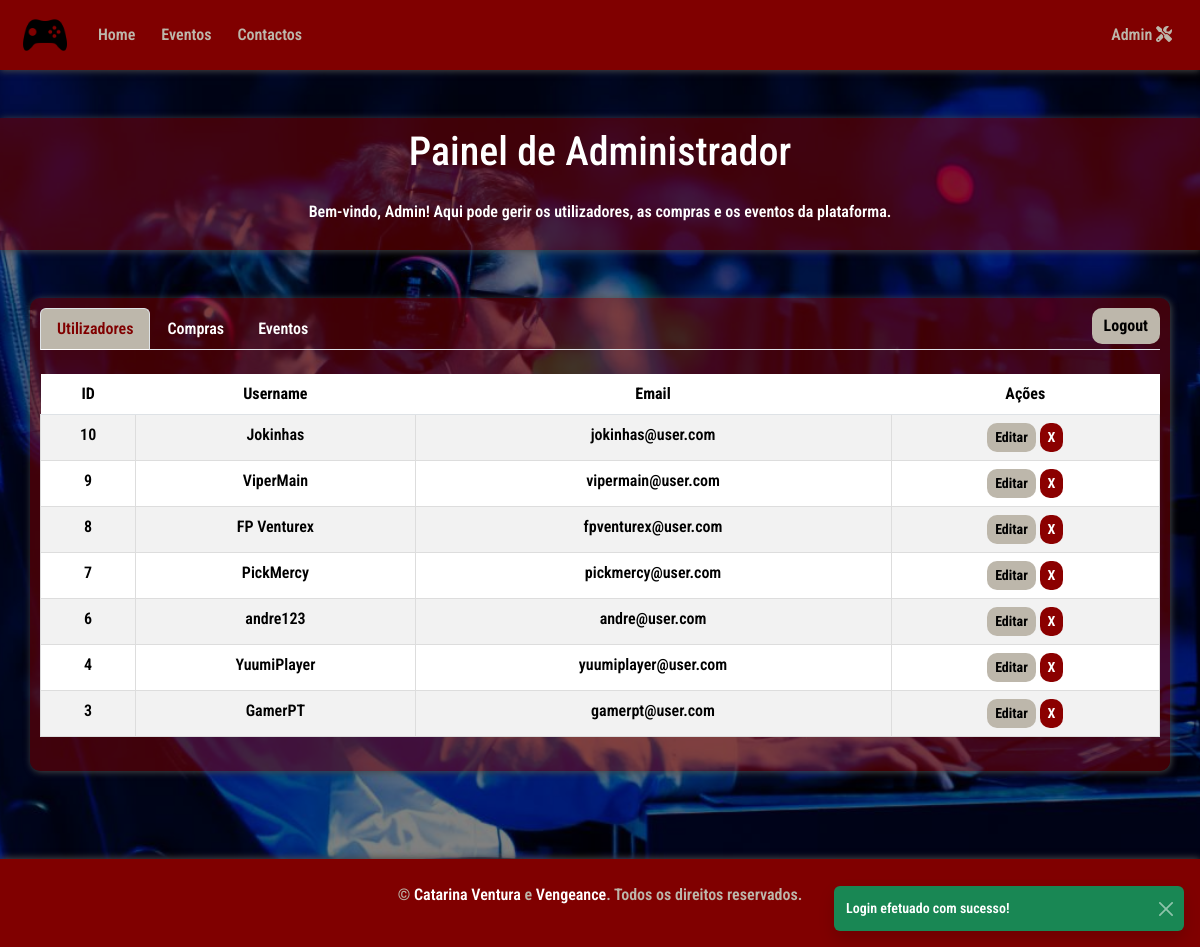
Page /users/admin.php (signed in) on the committed database.
### tables this page shows
CREATE TABLE `users` (
  `id` int(11) NOT NULL,
  `username` varchar(50) NOT NULL,
  `email` varchar(100) NOT NULL,
  `password` varchar(255) NOT NULL,
  `role` enum('user','admin') DEFAULT 'user'
);

### users/admin.php (the view, shortened to what this page needs)
<?php
include __DIR__ . "/../db.php";
$usersResult = $conn->query("
    SELECT id, username, email, role
    FROM users
    WHERE role = 'user'
    ORDER BY id DESC
");
?>
<!DOCTYPE html>
<html lang="pt">
<head>
    <link href="https://cdn.jsdelivr.net/npm/bootstrap@5.3.8/dist/css/bootstrap.min.css" rel="stylesheet">
    <link rel="stylesheet" href="styles/main_style.css">
    <link rel="stylesheet" href="styles/user_style.css">
</head>
<body>
<?php include __DIR__ . "/../header.php"; ?>
    <main>
            <section class="intro text-center my-5 section-titulo">
                <h1 class="mb-4 text-center">Painel de Administrador</h1>
                <p>Bem-vindo, <?= htmlspecialchars($_SESSION['username']) ?>! Aqui pode gerir os utilizadores, as compras e os eventos da plataforma.</p>
            </section>
            <section class="container my-5 section-content">
            <ul class="nav nav-tabs mb-4" id="adminTabs" role="tablist">
                <li class="nav-item" role="presentation">
                    <button class="nav-link active" id="users-tab" data-bs-toggle="tab" data-bs-target="#users" type="button">Utilizadores</button>
                </li>
                <li class="nav-item" role="presentation">
                    <button class="nav-link" id="purchases-tab" data-bs-toggle="tab" data-bs-target="#purchases" type="button">Compras</button>
                </li>
                <li class="nav-item" role="presentation">
                    <button class="nav-link" id="events-tab" data-bs-toggle="tab" data-bs-target="#events" type="button">Eventos</button>
                </li>
                <li class="nav-item ms-auto">
                    <a href="users/logout.php" class="btn btn-danger botao-geral">Logout</a>
                </li>
            </ul>
            <div class="tab-content" id="adminTabsContent">
            <div class="tab-pane fade show active text-center" id="users">
                <table class="table table-striped mb-4">
                    <thead>
                        <tr>
                            <th>ID</th>
                            <th>Username</th>
                            <th>Email</th>
                            <th>Ações</th>
                        </tr>
                    </thead>
                    <tbody>
                        <?php while ($user = $usersResult->fetch_assoc()): ?>
                        <tr>
                            <td><?= $user['id'] ?></td>
                            <td class="username">
                                <?= htmlspecialchars($user['username']) ?>
                            </td>
                            <td class="email">
                                <?= htmlspecialchars($user['email']) ?>
                            </td>
                            <td>
                                <button type="button"
                                        class="btn btn-sm edit-user-btn botao-geral"
                                        data-id="<?= $user['id'] ?>">
                                    Editar
                                </button>
                                <a href="users/admin.php?delete_id=<?= $user['id'] ?>"
                                class="btn btn-sm btn-danger botao-apagar"
                                onclick="return confirm('Tens certeza que queres eliminar este utilizador?')">
                                X
                                </a>
                            </td>
                        </tr>
                        <?php endwhile; ?>
                    </tbody>
                </table>
            </div>
        </div>
    </main>
    <div class="position-fixed bottom-0 end-0 p-3" style="z-index: 1055">
    </div>
        <footer class="text-center py-4 rodapé">
            <p>&copy; <span class="highlights">Catarina Ventura</span> e <span class="highlights">Vengeance</span>. Todos os direitos reservados.</p>
        </footer>
        <?php if(isset($_SESSION['notification']) && $_SESSION['notification'] != ''): ?>
        <div class="position-fixed bottom-0 end-0 p-3" style="z-index: 1055">
            <div id="actionToast" class="toast align-items-center text-bg-<?= $_SESSION['notification_type'] ?> border-0"
                role="alert" aria-live="assertive" aria-atomic="true">
                <div class="d-flex">
                    <div class="toast-body">
                        <?= htmlspecialchars($_SESSION['notification']) ?>
                    </div>
                    <button type="button" class="btn-close btn-close-white me-2 m-auto"
                            data-bs-dismiss="toast" aria-label="Close"></button>
                </div>
            </div>
        </div>
        <?php endif; ?>
    </body>
</html>

### styles/main_style.css (style rules this page uses)
body { background-color: black; color: black; display: flex; flex-direction: column; font-weight: 600; overflow-x: hidden; font-family: 'Roboto Condensed', sans-serif; }
main { width: 100%; }
h1 { font-size: 2.5rem; }
.section-titulo, .contact-section { box-shadow: 1px 1px 7px #484948; background-color: rgba(128, 0, 0, 0.5); padding: 10px; color: white; }
.section-content { box-shadow: 1px 1px 7px #484948; background-color: rgba(128, 0, 0, 0.5); padding: 10px; color: white; border-radius: 10px; }
.botao-geral { background-color: #BDB7AB; color: black; border: none; transition: all 0.3s ease; border-radius: 10px; font-weight: bold; }
.botao-apagar { background-color: #8B0000; color: white; border: none; transition: all 0.3s ease; border-radius: 10px; font-weight: bold; }
footer { position: sticky; width: 100%; z-index: 999; }
.rodapé { background-color: maroon; padding: 10px; text-align: center; margin-top: 40px; box-shadow: 0 -1px 7px #484948; color: #BDB7AB; }
.highlights { color: white; }

### styles/user_style.css (style rules this page uses)
#users-tab, #purchases-tab, #events-tab, #history-tab, #account-tab { color: white; }
#users-tab.active, #purchases-tab.active, #events-tab.active, #history-tab.active, #account-tab.active { background-color: #BDB7AB; color: maroon; }
table { width: 100%; margin-top: 20px; border-radius: 10px; }
td { padding: 10px; border: 1px solid #ddd; }
thead tr { background-color: #BDB7AB; }

### rows in the picture
users: id "10", username "Jokinhas", email "jokinhas@user.com"
users: id "9", username "ViperMain", email "vipermain@user.com"
users: id "8", username "FP Venturex", email "fpventurex@user.com"
users: id "7", username "PickMercy", email "pickmercy@user.com"
users: id "6", username "andre123", email "andre@user.com"
users: id "4", username "YuumiPlayer", email "yuumiplayer@user.com"
users: id "3", username "GamerPT", email "gamerpt@user.com"

### other values in the picture
$_SESSION['username'] "Admin"
$_SESSION['notification'] "Login efetuado com sucesso!"
